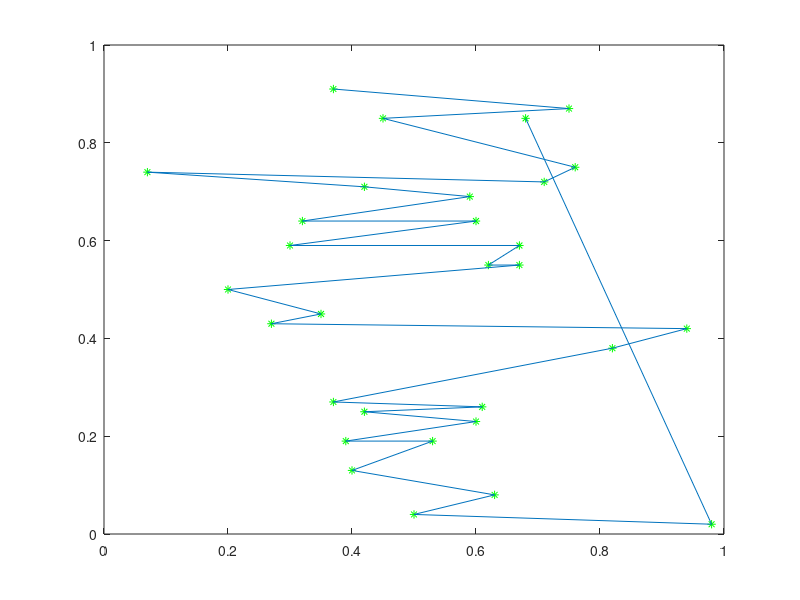

MATLAB code to generate this figure: (Note: this script raises an error after producing the figure.)
zuobiao=[0.37 0.75 0.45 0.76 0.71 0.07 0.42 0.59 0.32 0.6 0.3 0.67 0.62 0.67 0.20  0.35 0.27 0.94 0.82 0.37 0.61 0.42 0.6 0.39 0.53 0.4 0.63 0.5 0.98 0.68;
0.91 0.87 0.85 0.75 0.72 0.74 0.71 0.69 0.64 0.64 0.59 0.59 0.55 0.55 0.5 0.45 0.43 0.42 0.38 0.27 0.26 0.25 0.23 0.19 0.19 0.13 0.08 0.04 0.02 0.85];
plot(zuobiao(1,:),zuobiao(2,:),'g*'),hold on
plot(zuobiao(1,:),zuobiao(2,:))
length=max(size(zuobiao));
%求初始距离..

zhixu=randperm(length)      %随机生成一个路线经过点的顺序
temp=zuobiao(1,:);
newzuobiao(1,:)=temp(zhixu);
temp=zuobiao(2,:);
newzuobiao(2,:)=temp(zhixu);
newzuobiao
f=juli(newzuobiao)


%参数定义区--------------------------------------
%初始温度为10000
tmax=100;
tmin=0.001;
%温度下降速率
down=0.95;


%退火算法的函数..
figure
t=tmax;
while t>tmin
    
    for n=1:500
        newzuobiao=newpath(zuobiao,length);
        newf=juli(newzuobiao);
        if newf<f
           zuobiao=newzuobiao;
           f=newf;
        elseif   rand<exp(-(newf-f)/t)
           zuobiao=newzuobiao;
           f=newf;
        end
    end
    huatu=[zuobiao,zuobiao(:,1)];
    plot(huatu(1,:),huatu(2,:)),hold on
    plot(huatu(1,:),huatu(2,:),'ro'),hold off
    pause(0.00001)
    t=t*down
    f
end